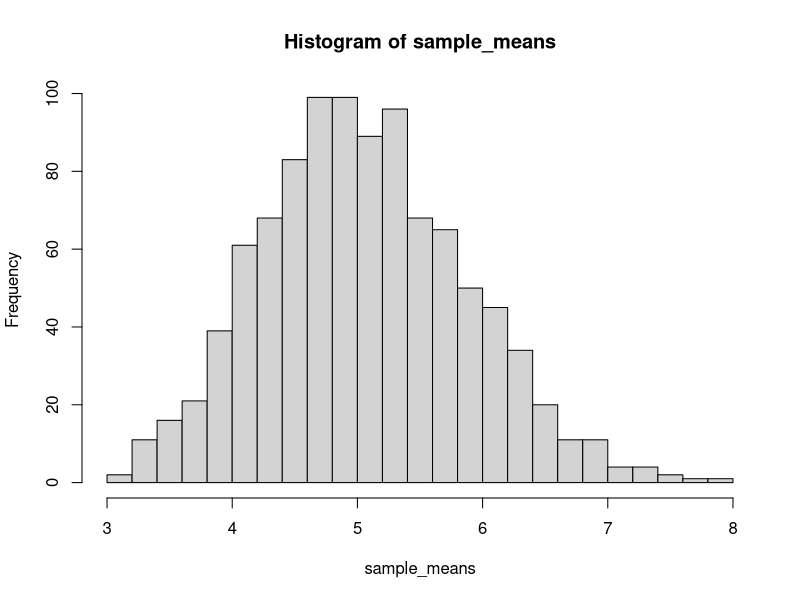
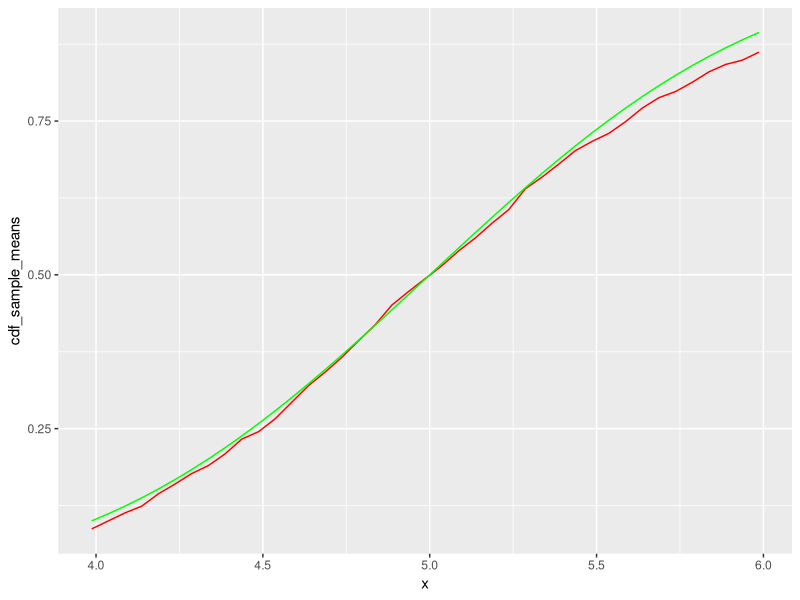

The R script that drew these images, in order:
## ---- chunk 1
knitr::opts_chunk$set(echo = TRUE)
## ---- chunk 2
lambda = 0.2
n = 40

sample_means = NULL
for (i in 1:1000) {
  sample_means = c(sample_means, mean(rexp(n, lambda)))
}

hist(sample_means, breaks = 32)
## ---- chunk 3
sample_mu = mean(sample_means)
## ---- chunk 4
sample_var = var(sample_means)
## ---- chunk 5
#create empirical cdf.
#This means that cdf_sample_means_func(x) equals the proportion of 
#sample_means that are less than x.
cdf_sample_means_func = ecdf(sample_means)

#now we plot the empirical cdf and the cdf of the Normal distribution
#we plot between the 10% and 90% quantiles of the Normal distribution
lower_limit = qnorm(0.1, mean = 5, sd = sqrt(0.625))
upper_limit = qnorm(0.9, mean = 5, sd = sqrt(0.625))
x  <- seq(lower_limit,  upper_limit, 0.05)
cdf_sample_means <- cdf_sample_means_func(x)
cdf_normal <- pnorm(x, mean = 5, sd = sqrt(0.625))
df <- data.frame(x,cdf_sample_means,cdf_normal)

require(ggplot2)

ggplot(df, aes(x)) +                    # basic graphical object
  geom_line(aes(y=cdf_sample_means), colour="red") +  # first layer
  geom_line(aes(y=cdf_normal), colour="green")  # second layer

max_diff_cdf = max(abs(cdf_sample_means - cdf_normal))
